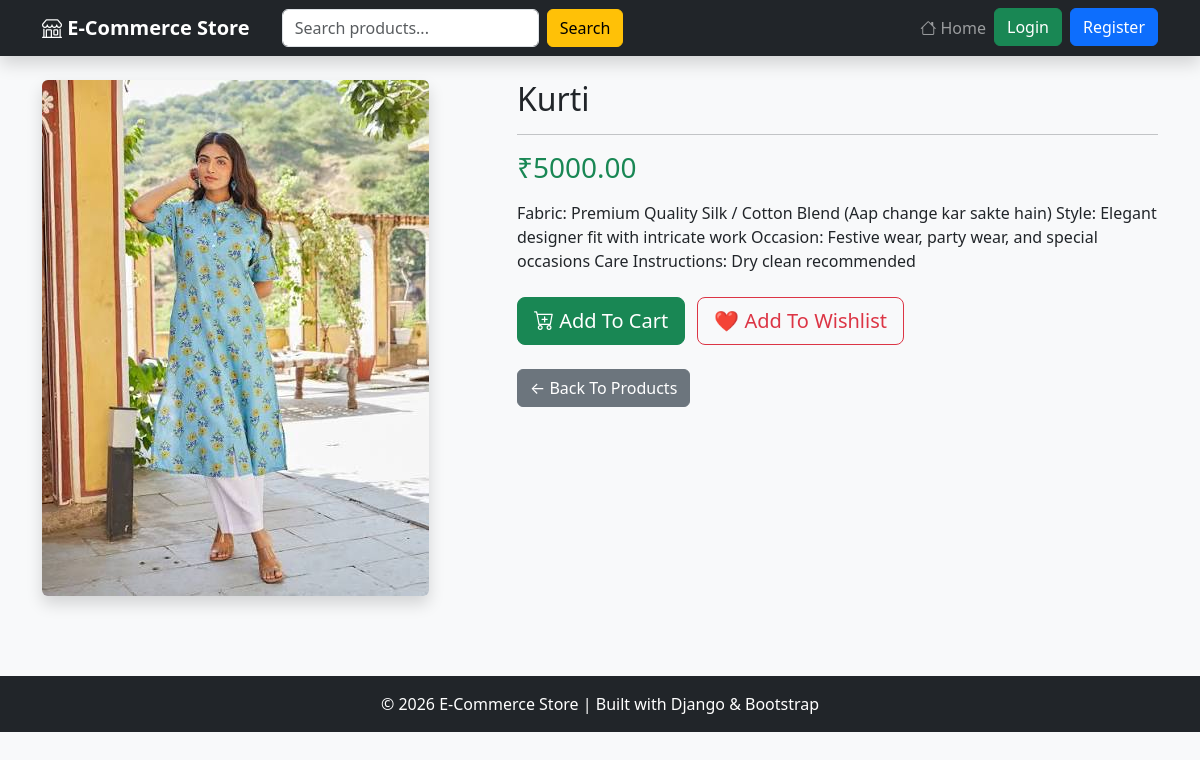
Screenshot of /product/2/ with the database file from the repository.
### store/models.py (models this page shows, shortened)
class Product(models.Model):
    category = models.ForeignKey(Category, on_delete=models.CASCADE)
    name = models.CharField(max_length=200)
    price = models.DecimalField(max_digits=10, decimal_places=2)
    description = models.TextField()
    image = models.ImageField(
        upload_to='products/',
        blank=True,
        null=True
    )

### store/views.py (the view)
# urls.py: path('product/<int:id>/', views.product_detail, name='product_detail'),
def product_detail(request, id):
    product = get_object_or_404(Product, id=id)
    return render(request, 'store/product_detail.html', {'product': product})

### store/templates/store/product_detail.html (shortened to what this page needs)
{% extends 'store/base.html' %}
{% block content %}
<div class="row">
    <div class="col-md-5">
        {% if product.image %}
            <img src="{{ product.image.url }}"
                 class="img-fluid rounded shadow"
                 alt="{{ product.name }}">
        {% else %}
            <img src="https://via.placeholder.com/500x400"
                 class="img-fluid rounded shadow"
                 alt="No Image">
        {% endif %}
    </div>
    <div class="col-md-7">
        <h2>{{ product.name }}</h2>
        <hr>
        <h3 class="text-success">
            ₹{{ product.price }}
        </h3>
        <p class="mt-3">
            {{ product.description }}
        </p>
        <div class="mt-4">
            <a href="{% url 'add_to_cart' product.id %}"
               class="btn btn-success btn-lg me-2">
                <i class="bi bi-cart-plus"></i>
                Add To Cart
            </a>
            <a href="{% url 'add_to_wishlist' product.id %}"
               class="btn btn-outline-danger btn-lg">
                ❤️ Add To Wishlist
            </a>
        </div>
        <div class="mt-4">
            <a href="/"
               class="btn btn-secondary">
                ← Back To Products
            </a>
        </div>
    </div>
</div>
{% endblock %}

### store/templates/store/base.html (style rules this page uses)
body { background-color:#f8f9fa; }

### rows the page displays
Product: image (picture), name "Kurti", price "5000.00", description "Fabric: Premium Quality Silk / Cotton Blend (Aap change kar sakte hain) Style: Elegant designer fit with intricate work Occasion: Festive wear, party wear, and special occasions Care Instructions: Dry clean recommended"
